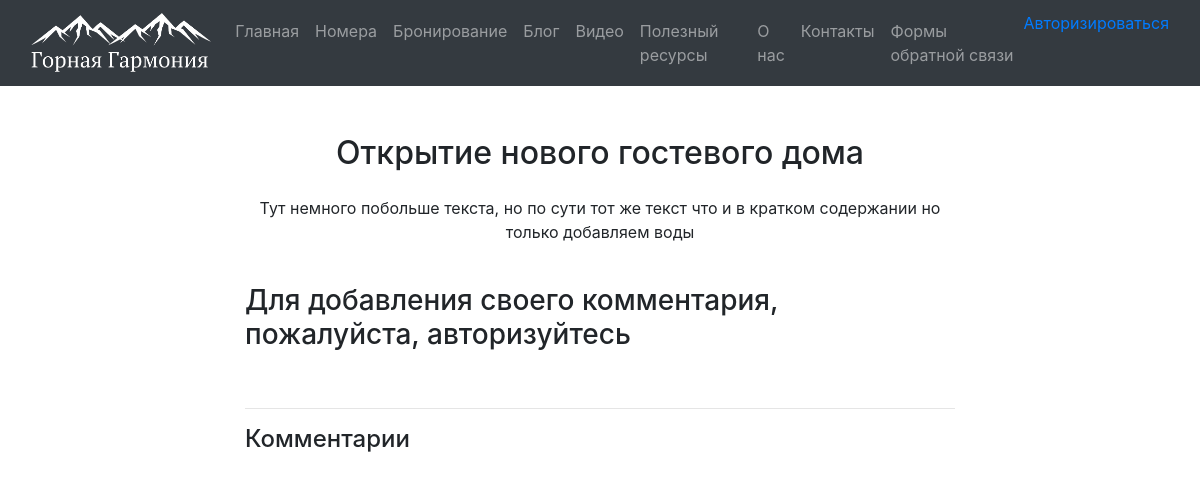
Page /blogpost/3/ on the earlier database version.
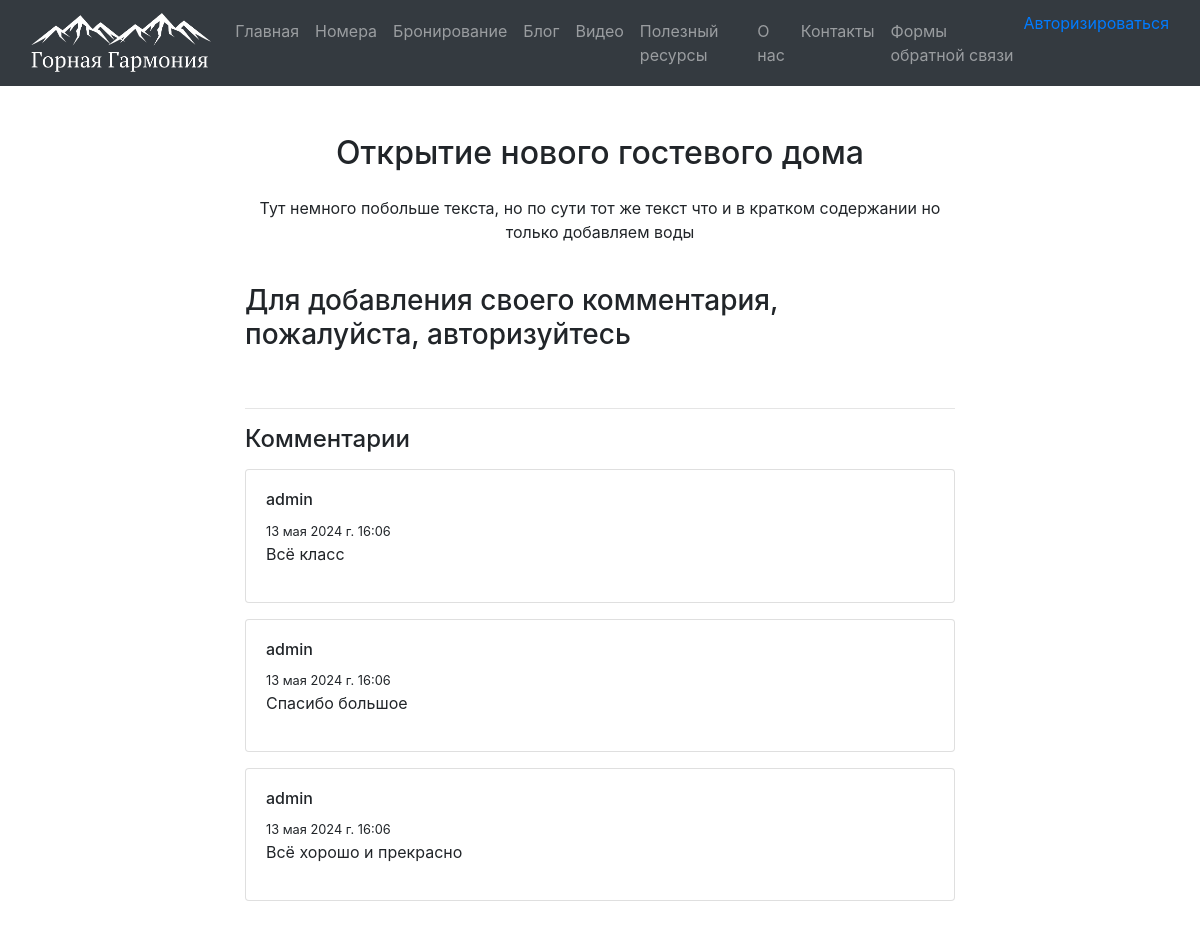
Same page on the later database version.
### app/models.py (models this page shows, shortened)
class Blog(models.Model):
    title = models.CharField(max_length = 100, unique_for_date = "posted", verbose_name = "Заголовок")
    description = models.TextField(verbose_name = "Краткое содержание")
    content = models.TextField(verbose_name = "Полное содержание")
    posted = models.DateTimeField(default = datetime.now(), db_index = True, verbose_name = "Опубликована")
    author=models.ForeignKey(User, null=True, blank=True, on_delete=models.SET_NULL, verbose_name ="Автор")
    image = models.FileField(default = 'temp.jpg', verbose_name = "Путь к картинке")

class Comment(models.Model):
    text=models.TextField(verbose_name="текст комментария")
    date=models.DateTimeField(default=datetime.now(),db_index=True, verbose_name="Дата комментария")
    author=models.ForeignKey(User, on_delete=models.CASCADE, verbose_name="Автор комментария")
    post=models.ForeignKey(Blog, on_delete=models.CASCADE, verbose_name="Статья комментария")
    class Meta:
        db_table="Comment"
        ordering=["-date"]
        verbose_name="Комментарии к статье блога"
        verbose_name_plural="Комментарии к статье блога"

### app/views.py (the view)
# urls.py: path('blogpost/<int:parametr>/', views.blogpost, name='blogpost'),
def blogpost(request, parametr):
    assert isinstance(request, HttpRequest)
    post_1 = Blog.objects.get(id=parametr) # запрос на выбор конкретной статьи по параметру
    comments=Comment.objects.filter(post=parametr)
    if request.method == "POST": # после отправки данных формы на сервер методом POST
        form = CommentForm(request.POST)
        if form.is_valid():
            comment_f = form.save(commit=False)
            comment_f.author = request.user # добавляем (так как этого поля нет в форме) в модель Комментария (Comment) в поле автор авторизованного пользователя
            comment_f.date = datetime.now() # добавляем в модель Комментария (Comment) текущую дату
            comment_f.post = Blog.objects.get(id=parametr) # добавляем в модель Комментария (Comment) статью, для которой данный комментарий
            comment_f.save() # сохраняем изменения после добавления полей
            return redirect('blogpost', parametr=post_1.id) # переадресация на ту же страницу статьи после отправки комментария
    else:
        form = CommentForm() # создание формы для ввода комментария
    return render(
        request,
        'app/blogpost.html',
        {
            'post_1': post_1, # передача конкретной статьи в шаблон веб-страницы
            'comments': comments, # передача всех комментариев к данной статье в шаблон веб-страницы
            'form': form, # передача формы добавления комментария в шаблон веб-страницы
            'year':datetime.now().year,
        }
    )

### app/templates/app/blogpost.html (shortened to what this page needs)
<!DOCTYPE html>
{% extends 'app/layout.html' %}
{% load static %}
{% block content %}
<div class="container mt-5">
    <div class="row">
        <div class="col-lg-12 text-center">
            <h2 class="mb-4">{{ post_1.title }}</h2>
        </div>
    </div>
    <div class="row">
        <div class="col-lg-8 offset-lg-2">
            <p class="text-center">{{ post_1.content|linebreaksbr }}</p>
        </div>
    </div>
    {% if user.is_authenticated %}
    <div class="row mt-4">
        <div class="col-lg-8 offset-lg-2">
            <h3 class="mb-3">Добавить комментарий</h3>
            <form method="POST">
                {% csrf_token %}
                <div class="form-group">
                    {{ form.as_p }}
                </div>
                <button type="submit" class="btn btn-success">Отправить комментарий</button>
            </form>
        </div>
    </div>
    {% else %}
    <div class="row mt-4">
        <div class="col-lg-8 offset-lg-2">
            <h3 class="mb-3">Для добавления своего комментария, пожалуйста, авторизуйтесь</h3>
        </div>
    </div>
    {% endif %}
    <div class="row mt-4">
        <div class="col-lg-8 offset-lg-2">
            <hr>
            <h4 class="mb-3">Комментарии</h4>
            {% for comment in comments %}
            <div class="card mb-3">
                <div class="card-body">
                    <h6>{{ comment.author }}</h6>
                    <small>{{ comment.date }}</small>
                    <p>{{ comment.text|linebreaksbr }}</p>
                </div>
            </div>
            {% endfor %}
        </div>
    </div>
</div>
{% endblock %}

### app/templates/app/layout.html (shortened to what this page needs)
<!DOCTYPE html>
{% load static %}
<html lang="ru">
<head>
    <link rel="stylesheet" href="https://stackpath.bootstrapcdn.com/bootstrap/4.5.2/css/bootstrap.min.css">
</head>
<body>
    <nav class="navbar navbar-expand-lg navbar-dark bg-dark bg-secondary">
        <div class="container-fluid">
            <a class="navbar-brand" href="/">
                <img src="{% static 'media/img/logo.png' %}" alt="Логотип " height="60">
            </a>
            <div class="collapse navbar-collapse" id="navbarNav">
                <ul class="navbar-nav ml-auto">
                    <li class="nav-item">
                        <a class="nav-link" href="/">Главная</a>
                    </li>
                    <li class="nav-item">
                        <a class="nav-link" href="/rooms/">Номера</a>
                    </li>
                    <li class="nav-item">
                        <a class="nav-link" href="/booking/">Бронирование</a>
                    </li>
                    <li class="nav-item">
                        <a class="nav-link" href="/blog/">Блог</a>
                    </li>
                    <li class="nav-item">
                        <a class="nav-link" href="/videopost/">Видео</a>
                    </li>
                    <li class="nav-item">
                        <a class="nav-link" href="/add/">Полезный ресурсы</a>
                    </li>
                    <li class="nav-item">
                        <a class="nav-link" href="/about/">О нас</a>
                    </li>
                    <li class="nav-item">
                        <a class="nav-link" href="/contacts/">Контакты</a>
                    </li>
                    <li class="nav-item">
                        <a class="nav-link" href="/anketa/">Формы обратной связи</a>
                    </li>
                    {% include "app/loginpartial.html" %}
                </ul>
            </div>
        </div>
    </nav>
<div class="container mt-4 content-footer-spacing">
    {% block content %}{% endblock %}
</div>

### app/templates/app/loginpartial.html
{% if user.is_authenticated %}
<form id="logoutForm" action='logout/' method="post" class="navbar-right">
    {% csrf_token %}
    <ul class="nav navbar-nav navbar-right">
        <li><span class="navbar-brand">Добро пожаловать  {{ user.username }}!</span></li>
        <li><a href="javascript:document.getElementById('logoutForm').submit()">Выйти</a></li>
    </ul>
</form>
{% else %}
<ul class="nav navbar-nav navbar-right">
    <li><a href="{% url 'login' %}">Авторизироваться</a></li>
</ul>
{% endif %}

### app/templates/app/layout.html (style rules this page uses)
.content-footer-spacing { margin-bottom: 20px; }

Differences in the rows shown:
added Comment: author "admin", date "13 мая 2024 г. 16:06", text "Всё класс"
added Comment: author "admin", date "13 мая 2024 г. 16:06", text "Спасибо большое"
added Comment: author "admin", date "13 мая 2024 г. 16:06", text "Всё хорошо и прекрасно"
